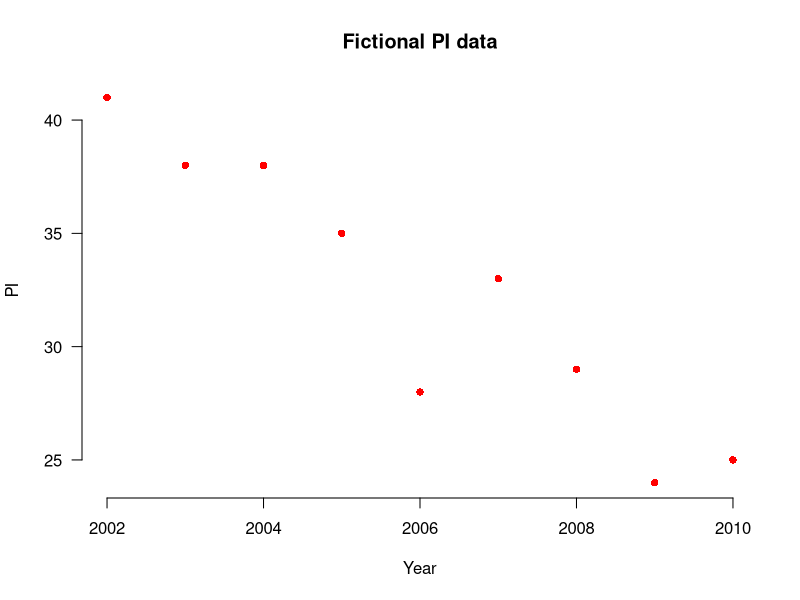
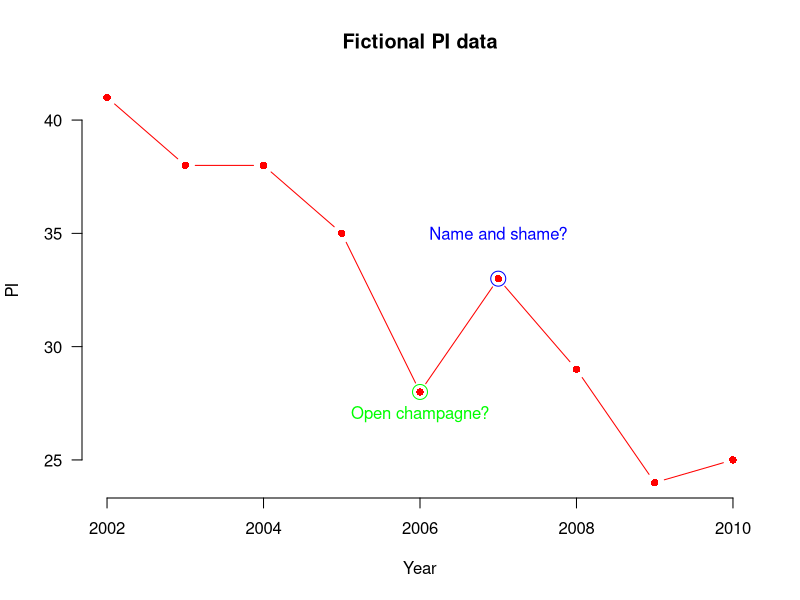
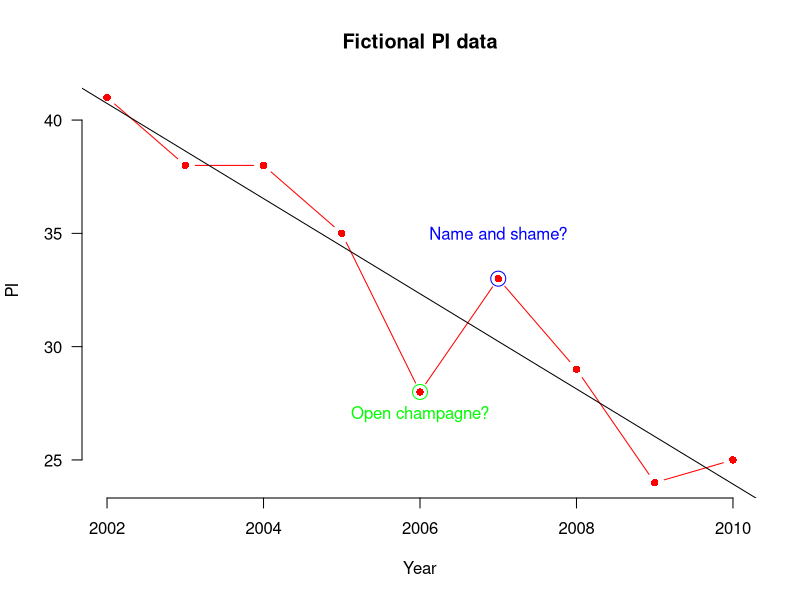
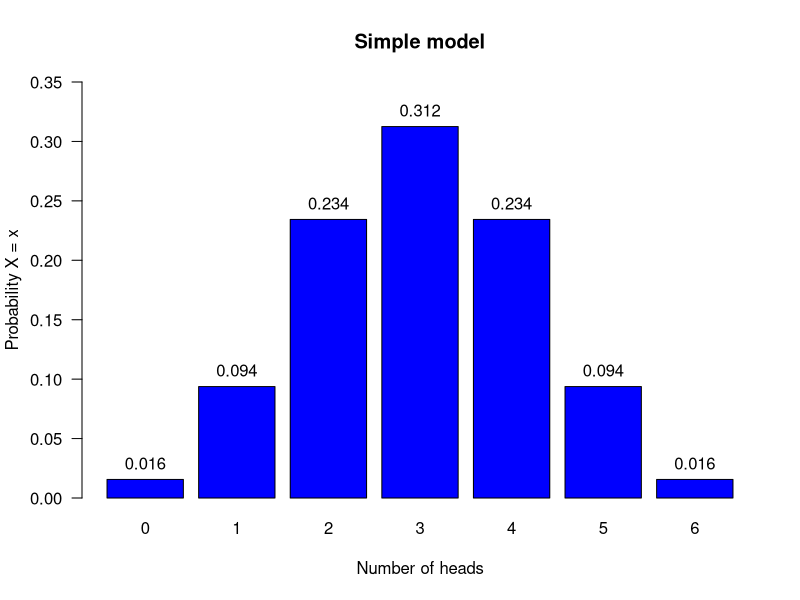

Here is the R script that generated these plots, in order:
x <- c(2002:2010)
y <- c(41,38,38,35,28,33,29,24,25)

pdf("pi1.pdf", width = 6, height = 6)
par(las = 1, bty = "n")
plot(y~x, pch = 16, col = "red", xlab = "Year", ylab = "PI", main = "Fictional PI data" )
dev.off()


pdf("pi2.pdf", width = 6, height = 6)
par(las = 1, bty = "n")
plot(y~x, pch = 16, col = "red", xlab = "Year", ylab = "PI", main = "Fictional PI data", type = "b" )
points(2006, 28, cex = 2, col = "green")
text(2006, 27, "Open champagne?", col = "green")
points(2007, 33, cex = 2, col = "blue")
text(2007, 35, "Name and shame?", col = "blue")
dev.off()


pdf("pi3.pdf", width = 6, height = 6)
par(las = 1, bty = "n")
plot(y~x, pch = 16, type = "b", col = "red", xlab = "Year", ylab = "PI", main = "Fictional PI data" )
m1 <- lm(y~x)
abline(m1)
points(2006, 28, cex = 2, col = "green")
text(2006, 27, "Open champagne?", col = "green")
points(2007, 33, cex = 2, col = "blue")
text(2007, 35, "Name and shame?", col = "blue")
dev.off()



pdf("binom.pdf", width = 6, height = 6)
x <- c(0:6)
y <- dbinom(x, 6, 0.5)
par(las = 1)
z <- barplot(y, names.arg = x, main = "Simple model", xlab = "Number of heads", ylab = "Probability X = x", col = "blue", ylim = c(0, 0.35))
text(z, y, round(y,3), pos = 3)
dev.off()



